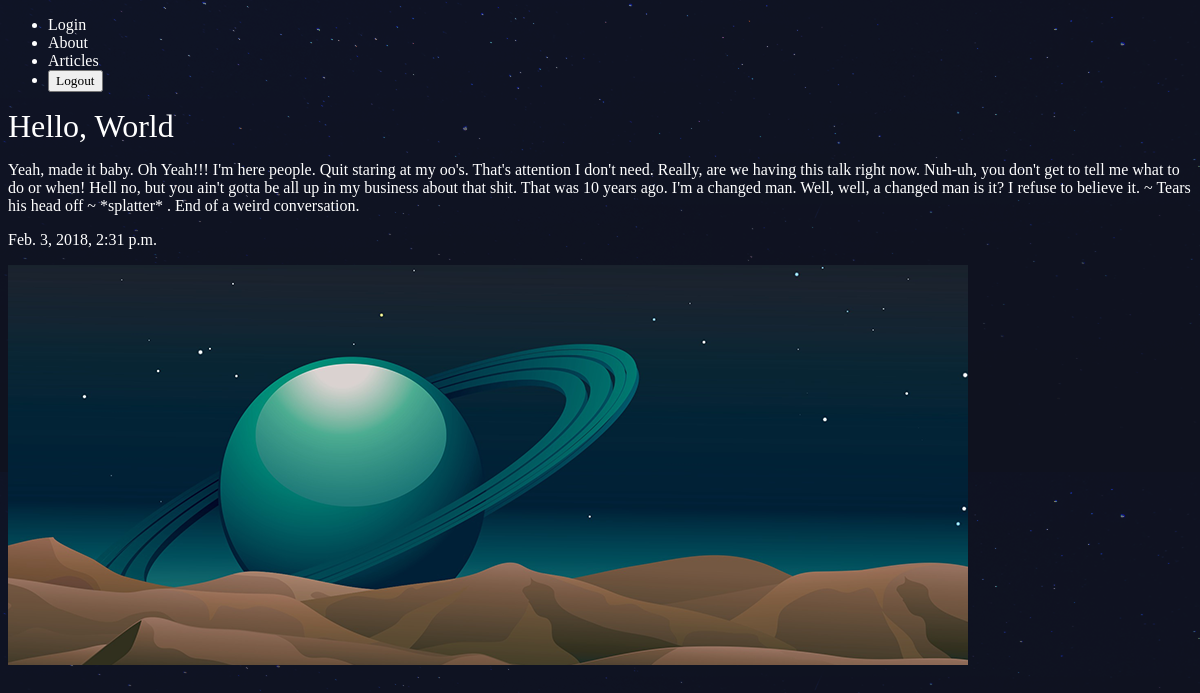
Screenshot of /articles/hello-world/ with the database file from the repository.
### articles/models.py (models this page shows, shortened)
class Article(models.Model):  # Inheriting basic functionaliites
    title = models.CharField(max_length=100)
    slug = models.SlugField()
    body = models.TextField()
    date = models.DateTimeField(auto_now_add=True)
    thumbnail = models.ImageField(default='default.png',blank=True)
    author = models.CharField(max_length=100, default='Me')

### articles/views.py (the view)
# urls.py: re_path(r'^(?P<slug>[\w-]+)/$',views.article_details,name='details'),
def article_details(request,slug):
	article = Article.objects.get(slug=slug)
	context = {
		"article" : article
	}
	return render(request,'articles/article_details.html',context)

### articles/templates/articles/article_details.html (shortened to what this page needs)
{% extends 'layout.html' %}
{% block content %}
<div class="article_details">
	<div class="article">
	<h1> {{article.title}} </h1>
	<p>{{ article.body }} </p>
	<p>{{ article.date }} </p>
	<img src="{{ article.thumbnail.url }}">
</div>
</div>
{% endblock %}

### assets/styles.css (style rules this page uses)
body { background-color: #0f121f; background-image: url(stars.png); background-repeat-y: no-repeat; color: #fff; }
body * { font-family: Ubuntu; }
h1, h2, h3, h4, h5 { font-weight: normal; margin: 0; }

### rows the page displays
Article: title "Hello, World", body "Yeah, made it baby. Oh Yeah!!! I'm here people. Quit staring at my oo's. That's attention I don't need. Really, are we having this talk right now. Nuh-uh, you don't get to tell me what to do or when! Hell no, but you ain't gotta be all up in my business about that shit. That was 10 years ago. I'm a changed man. Well, well, a changed man is it? I refuse to believe it. ~ Tears his head off ~ *splatter* . End of a weird conversation.", date "Feb. 3, 2018, 2:31 p.m.", thumbnail (placeholder picture)
